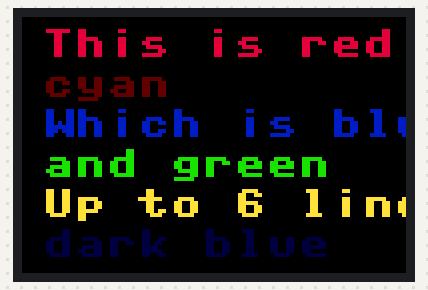
This program was run on a simulated MicroPython board. Parts: 96×64 colour display. Library files of the repository ran but are not shown: ssd1331.py; what the program prints to the serial console is not drawn. At 0.5 s the program stops and its outputs stay as they are.

Above: at 0.3 s.

The program:

display_test.py
```python
# spi = SPI(0, baudrate=400000)           # Create SPI peripheral 0 at frequency of 400kHz.
# SPI.init(baudrate=1000000, *, polarity=0, phase=0, bits=8, firstbit=SPI.MSB, sck=None, mosi=None, miso=None, pins=(SCK, MOSI, MISO))
# SPI0 sck=pin4, mosi=pin1, cs=pin2, mosi=pin5, cs=pin2, d/c=pin7)
# cs = Pin(2, mode=Pin.OUT, value=1)      # Create chip-select
# dc = Pin(7, mode=Pin.OUT, value=1)      # Create chip-select

# Demo for SSD1331
from machine import Pin, SPI
import ssd1331
import time

# Uses SPI port 0
spi_port = 0
MISO = 16
CS = 17
SCLK = 18
MOSI = 19
RST = 20
DC = 21

spi = SPI(
    spi_port,
    baudrate=400000,
    mosi=Pin(MOSI),
    sck=Pin(SCLK))
print(spi)

oled = ssd1331.SSD1331(
    spi,
    dc=Pin(DC),
    res=Pin(RST),
    cs=Pin(CS))
print(oled)

# display initialization is performed automatically

# Add some text
oled.text("This is red", 5, 3, ssd1331.DISPLAY_RED)
oled.text('cyan', 5, 13, ssd1331.DISPLAY_DARK_RED)
oled.text("Which is blue", 5, 23, ssd1331.DISPLAY_BLUE)
oled.text('and green', 5, 33, ssd1331.DISPLAY_GREEN)
oled.text('Up to 6 lines -', 5, 43, ssd1331.DISPLAY_YELLOW)
oled.text("dark blue", 5, 53, ssd1331.DISPLAY_DARK_BLUE)

# Finally update the oled display so the text is displayed
oled.show()
```
